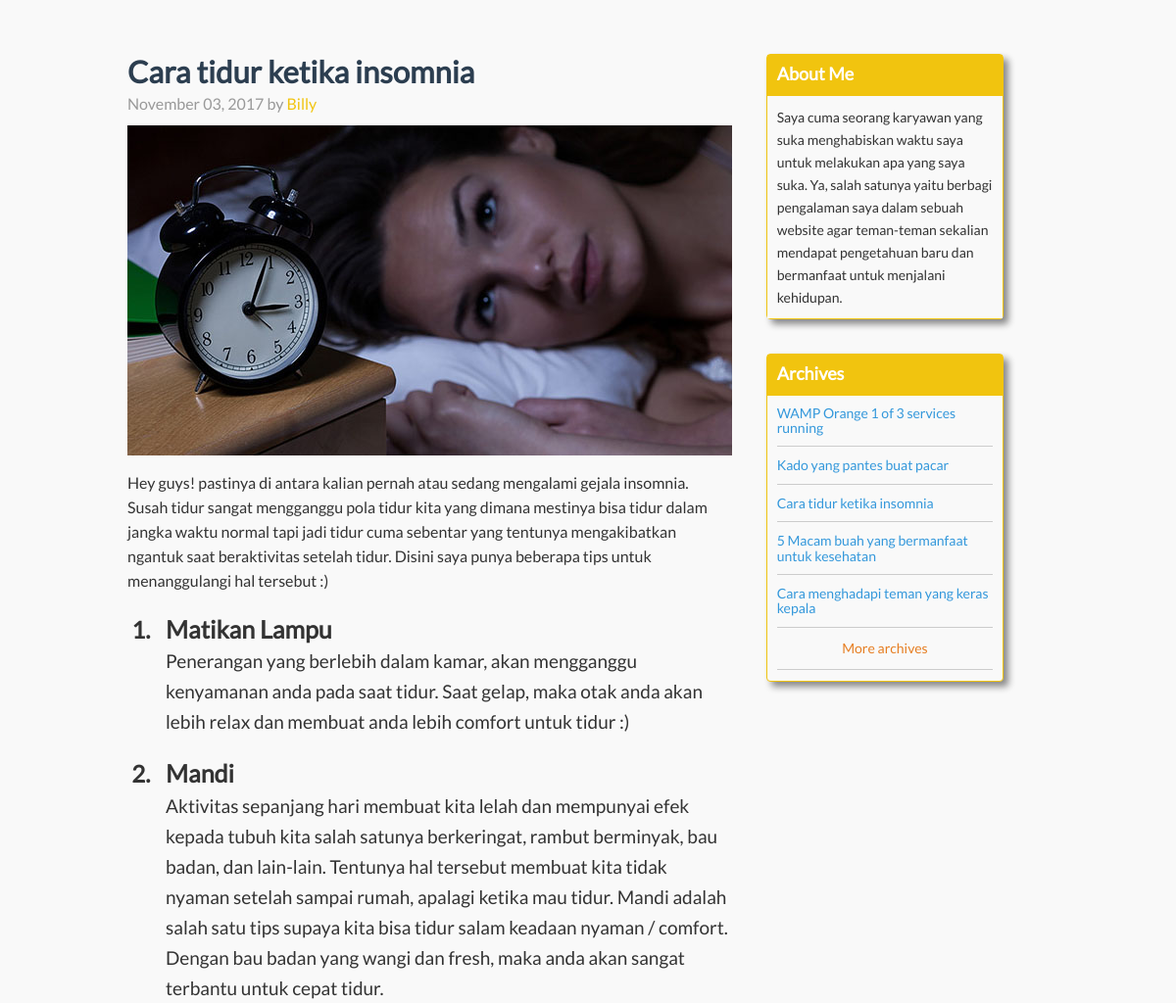
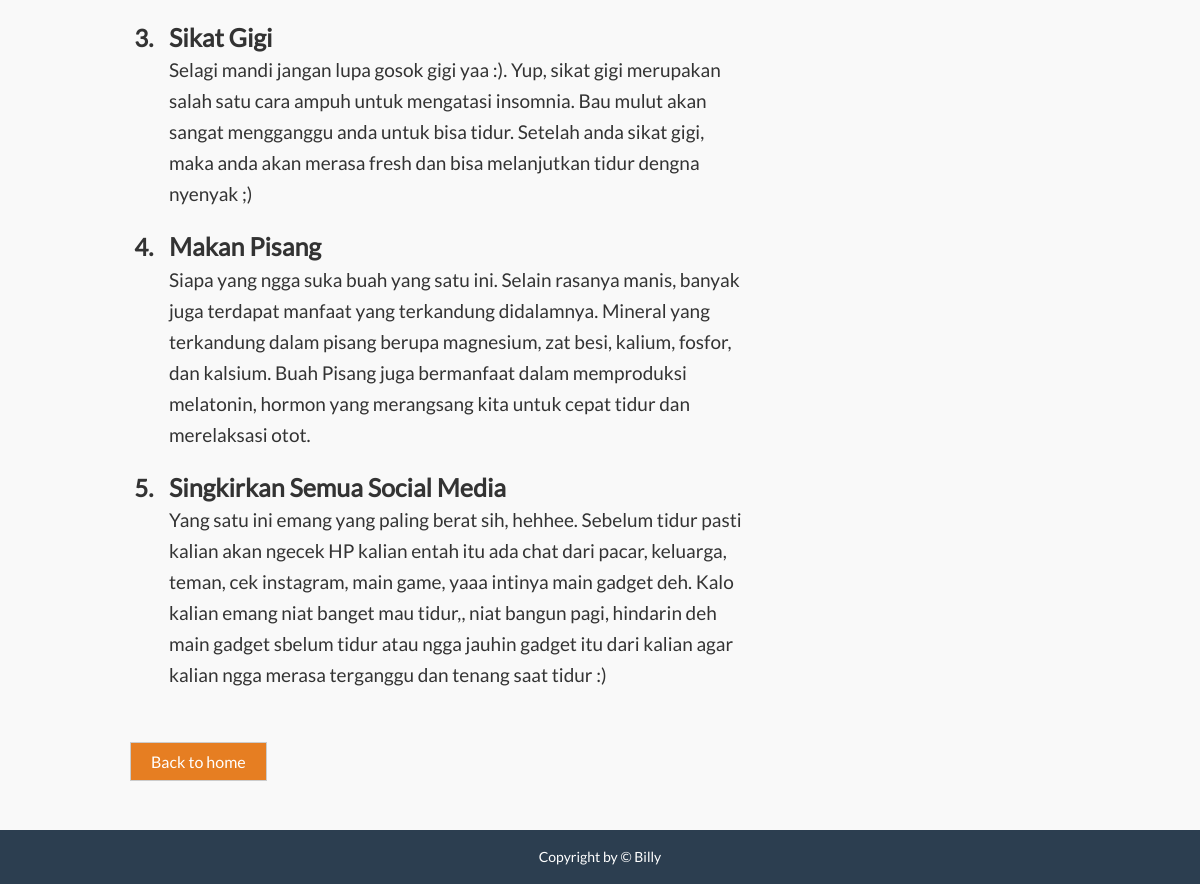
/cara-tidur-ketika-insomnia, run on the app's committed database (2 pictures, top to bottom).
### tables this page shows
CREATE TABLE IF NOT EXISTS `tutorial` (
  `id` int(5) NOT NULL AUTO_INCREMENT,
  `title` varchar(200) NOT NULL,
  `meta_description` varchar(500) NOT NULL,
  `meta_keywords` varchar(235) NOT NULL,
  `teaser` varchar(400) NOT NULL,
  `link` varchar(200) NOT NULL,
  `content` varchar(9999) NOT NULL,
  `created_at` date DEFAULT NULL,
  PRIMARY KEY (`id`),
  KEY `INDEX` (`id`)
);

### application/controllers/Home.php (called while the page is built, shortened)
<?php
class Home extends CI_Controller {
	public $chocho = '';
	public $chacha = '';
	public $chichi = '';
	public $robot = '';
	public function metaGenerator($boom){
		$this->chocho = ucfirst(str_replace("-"," ",$this->uri->segment(1)));
	    $this->chacha = "";
	    $this->chichi = "";
		$this->datas = $this->main_model->selectedPage($boom);
		$this->robot = "index, follow";
		if($this->uri->segment(1) == ''){
			$this->chocho = "Artikel bermanfaat / tips berguna untuk kehidupan sehari-hari";
		    $this->chacha = "artikel bermanfaat, artikel berguna, how to, tutorial, tips dan trik";
		    $this->chichi = "Website ini membahas semua artikel bermanfaat atau berbagai macam tips yang berguna untuk membantu memperlancar masalah kehidupan sehari-hari";
		}else if($this->uri->segment(1) == 'updpage' || $this->uri->segment(1) == 'addpage' || $this->uri->segment(1) == 'sakamento'){
			$this->chocho = "";
		    $this->robot = "noindex, nofollow";
		}else if($this->uri->segment(1) == 'list_archives'){
			$this->chocho = "List article tutorialhowtocara";
			$this->chacha = "list article tutorialhowtocara, list archive tutorialhowtocara, archives tutorialhowtocara";
			$this->chichi = "List archives or collection articles of tutorialhowtocara";
		}else{
			if(isset($this->datas['meta_keywords'])){
				$this->chocho = $this->datas['title'];
			    $this->chacha = $this->datas['meta_keywords'];
			    $this->chichi = $this->datas['meta_description'];
			}
		}
	}
	public function other($par){
		$data['full_data'] = $this->main_model->full_data();
		$data['archives'] = $this->main_model->half_archive();
		$data['datas'] = $this->main_model->selectedPage($par);
		$this->metaGenerator($par);
		$data['chocho'] = $this->chocho;
		$data['chacha'] = $this->chacha;
		$data['chichi'] = $this->chichi;
		$data['robot'] = $this->robot;
		if($par=='sakamento'){
			$data['content_page'] = $this->load->view('pages/sakamento',$data,TRUE);
		}else if($par == 'list_archives'){
			$data['content_page'] = $this->load->view('pages/list_archives',$data,TRUE);
		}else if($data['datas']==TRUE){
			$data['content_page'] = $this->load->view('pages/other_pages',$data,TRUE);
		}else{
			$data['content_page'] = $this->load->view('pages/page_not_found',$data,TRUE);
		}
		$this->load->view('index',$data);
	}
}

### index.php (called while the page is built, shortened)
<?php
require_once BASEPATH.'core/CodeIgniter.php';

### application/models/Main_model.php (called while the page is built, shortened)
<?php  if ( ! defined('BASEPATH')) exit('No direct script access allowed');
 class Main_model extends CI_Model {
  public function full_data() {
	$this->db->select('*');
	$this->db->from('tutorial');
	$this->db->order_by('id','desc');
	$query=$this->db->get();
  	return $query->result_array();
  }
  public function half_archive() {
	$this->db->select('*');
	$this->db->from('tutorial');
	$this->db->order_by('id','desc');
	$this->db->limit(5,0);
	$query=$this->db->get();
  	return $query->result_array();
  }
  public function selectedPage($link){
	$this->db->select('*');
	$this->db->from('tutorial');
  	$this->db->where('link', $link);
  	$query=$this->db->get();
  	return $query->row_array();
  }
}
?>

### application/views/index.php (the view, shortened to what this page needs)
<!DOCTYPE html>
<html lang="en">
  <link rel="stylesheet" type="text/css" href="<?php echo base_url();?>assets/css/bootstrap.min.css">
  <link rel="stylesheet" type="text/css" href="<?php echo base_url();?>assets/css/bootstrap-datetimepicker.min.css">
  <link rel="stylesheet" type="text/css" href="<?php echo base_url();?>assets/css/style.css">
  </head>
  <body>
    <div class="overlay_wrap">
    <div class="container">
      <div class="row rowa">
        <div class="col-sm-8 blog-main">
        <?php echo $content_page;?>
          <?php
          if($this->uri->segment(1)!=''){
          ?>
              <ol class="list-backhome">
                <li><a href="<?php echo base_url();?>">Back to home</a></li>
            </ol>
          <?php
          }
          ?>
        </div>
        <div class="col-sm-3 col-sm-offset-1 blog-sidebar">
          <div class="sidebar-module sidebar-module-inset">
            <h4 class="about_me">About Me</h4>
            <p>Saya cuma seorang karyawan yang suka menghabiskan waktu saya untuk melakukan apa yang saya suka. Ya, salah satunya yaitu berbagi pengalaman saya dalam sebuah website agar teman-teman sekalian mendapat pengetahuan baru dan bermanfaat untuk menjalani kehidupan.</p>
          </div>
          <div class="sidebar-module">
            <h4 class="archives">Archives</h4>
              <ol class="list-unstyled">
                <?php
                foreach($archives as $jaja){
                    if($this->uri->segment(1)==''){
                ?>
                    <li><a href="<?php echo $jaja['link'];?>"><h5><?php echo $jaja['title'];?></h5></li>
                <?php
                    }else{
                ?>
                    <li><a href="<?php echo $jaja['link'];?>"><h2><?php echo $jaja['title'];?></h2></li>
                <?php
                    }
                }
                ?>
                <li class="more_arch"><a href="list_archives">More archives</a></li>
              </ol>
          </div>
        </div>
      </div>
    </div>
    <footer>
      <p>Copyright by &#169; Billy</p>
    </footer>
    </div>
  </body>
</html>

### application/views/pages/other_pages.php
<?php
	$exp = explode("-",$datas['created_at']);
	if($exp[1]=='01'){
		$bln = 'Januari';
	}else if($exp[1]=='02'){
		$bln = 'Februari';
	}else if($exp[1]=='03'){
		$bln = 'Maret';
	}else if($exp[1]=='04'){
		$bln = 'April';
	}else if($exp[1]=='05'){
		$bln = 'Mei';
	}else if($exp[1]=='06'){
		$bln = 'Juni';
	}else if($exp[1]=='07'){
		$bln = 'Juli';
	}else if($exp[1]=='08'){
		$bln = 'Agustus';
	}else if($exp[1]=='09'){
		$bln = 'September';
	}else if($exp[1]=='10'){
		$bln = 'Oktober';
	}else if($exp[1]=='11'){
		$bln = 'November';
	}else if($exp[1]=='12'){
		$bln = 'Desember';
	}
	$datey = $bln." ".$exp[2].", ".$exp[0];
?>
	<div class="blog-post other_page" id="post_01">
		<h1><?php echo $datas['title'];?></h1>
		<p class="blog-post-meta"><?php echo $datey;?> by <a href="#">Billy</a></p>
	 	<img class="img_blog" src="<?php echo base_url()."assets/images/".$datas['id'];?>.jpg" width="100%" alt="<?php echo $datas['title'];?>" />
	 	<p class="parag"><?php echo $datas['teaser'];?></p>
		<?php echo $datas['content'];?>
	</div>

### assets/css/style.css (style rules this page uses)
h1, .h1, h2, .h2, h3, .h3, h4, .h4, h5, .h5, h6, .h6 { margin-top: 0; font-family: "Lato"; font-weight: normal; color: #333; }
@media (min-width: 1200px) { .container { width: 970px; } }
.blog-main { font-size: 16px; line-height: 1.5; }
.sidebar-module { margin: 0 -15px 35px; border-radius: 4px; border:solid 1px #f1c40f; background:#f9f9f9; box-shadow: 5px 5px 7px #888888; }
.sidebar-module-inset p:last-child, .sidebar-module-inset ul:last-child, .sidebar-module-inset ol:last-child { margin-bottom: 0; }
.sidebar-module > p { background: #f9f9f9; color:#333; padding: 0 10px 10px 10px; line-height: 23px; }
.blog-post { margin-bottom: 60px; }
.blog-post-meta { margin-top:1px; margin-bottom: 0; color: #999; }
.blog-post-meta a { color:#f1c40f; }
body { font-family: "Lato"; background: #f9f9f9; }
h1 { font-size: 38px; text-align: center; color: #333; font-weight: bold; }
.other_page h1 { font-size: 31px; color: #2c3e50; padding: 0 0 0 0; margin: 0 20px 2px 0; text-align: left; line-height: 37px; }
.overlay_wrap { width:100%; padding:0 0 100px 0; }
ul.list_1, ul.list_2 { list-style-type: decimal; margin:0; padding:0; font-size:24px; padding-left: 28px; color:#c1c1bf; }
footer { padding:17px 0; background:#2c3e50; position: fixed; bottom:0; width: 100%; }
footer p { text-align: center; color:#fff; margin-bottom:0; }
.list-unstyled { padding: 0 10px 0 10px; }
.list-unstyled > li { margin-bottom: 11px; border-bottom: solid 1px #ccc; padding-bottom: 11px; }
.list-unstyled > li h2 { font-size: 14px; color:#3498db; margin-bottom:0; }
.list-backhome { list-style-type:none; padding:0; margin-top:30px; }
.list-backhome > li { margin-bottom: 7px; }
.list-backhome > li > a { margin-bottom: 7px; border: solid 1px #ccc; padding: 9px 20px; background: #e67e22; color:#fff; }
.rowa { margin-top:55px; }
ul.list_2 li { margin-bottom: 20px; font-weight:bold; color:#333; padding-left: 11px; }
.more_arch { text-align: center; }
.more_arch > a { color:#e67e22; }
.parag { color:#333; margin-bottom: 20px; line-height: 25px; }
.list_2 h3 { font-size:25px; color: #333; margin: 0 0 0 0; font-weight: bold; margin-bottom: 3px; }
ul > li > p { font-size:19px; font-weight:normal; color:#333; line-height: 31px; }
.blog-sidebar { margin-left:20px; }
h4.archives, h4.about_me { color: #fff; font-weight: bold; background: #f1c40f; padding: 10px; border-bottom: solid 2px #f1c40f; }
.img_blog { margin: 10px 0 15px 0; }

### data on the page
tutorial: title "Cara tidur ketika insomnia", created_at "November 03, 2017", teaser "Hey guys! pastinya di antara kalian pernah atau sedang mengalami gejala insomnia. Susah tidur sangat mengganggu pola tidur kita yang dimana mestinya bisa tidur dalam jangka waktu normal tapi jadi tidur cuma sebentar yang tentunya mengakibatkan ngantuk saat beraktivitas setelah tidur. Disini saya punya beberapa tips untuk menanggulangi hal tersebut :)", content "Matikan Lampu Penerangan yang berlebih dalam kamar, akan mengganggu kenyamanan anda pada saat tidur. Saat gelap, maka otak anda akan lebih relax dan membuat anda lebih comfort untuk tidur :) Mandi Aktivitas sepanjang hari membuat kita lelah dan mempunyai efek kepada tubuh kita salah satunya berkeringat, rambut berminyak, bau badan, dan lain-lain. Tentunya hal tersebut membuat kita tidak nyaman setelah sampai rumah, apalagi ketika mau tidur. Mandi adalah salah satu tips supaya kita bisa tidur salam keadaan nyaman / comfort. Dengan bau badan yang wangi dan fresh, maka anda akan sangat terbantu untuk cepat tidur. Sikat Gigi Selagi mandi jangan lupa gosok gigi yaa :). Yup, sikat gigi merupakan…"
tutorial: title "WAMP Orange 1 of 3 services running"
tutorial: title "Kado yang pantes buat pacar"
tutorial: title "5 Macam buah yang bermanfaat untuk kesehatan"
tutorial: title "Cara menghadapi teman yang keras kepala"
